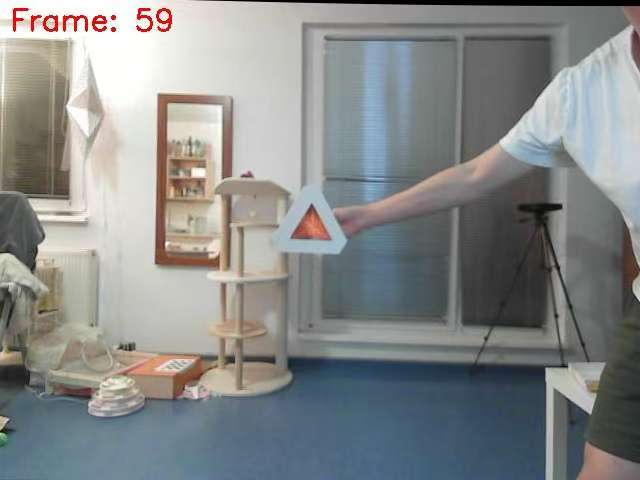
#> input picture dataset/image/frame_59.jpg, 640 x 480 px, found by its file name
$ python pixel_point_selector.py
#> lines starting #> are read from the running program, lines starting #| are printed output that depends on the picture
#> in main, img is the input picture: shape (480, 640, 3); mean B, G, R 137.8, 137.9, 135.1
import os
import cv2
import pandas as pd
import numpy as np
import signal
import sys

# Initialize global variables
a = []
b = []
scale = 1.0
offset_x = 0
offset_y = 0
drag_start = None
img_scaled = None
last_scale = scale
win_name = "image"
window_width = 800
window_height = 600
limit_points = True  # Option to limit points selection to 3
max_points = 3  # Maximum points to select if limit_points is True
saved = False  # Flag to track if coordinates and center have been saved


# [45 lines left out: function point, not called in this run]


def redraw_image():
    global img, img_scaled, scale, offset_x, offset_y, last_scale, limit_points

    if img_scaled is None or scale != last_scale:
        height, width = img.shape[:2]
#> height = 480; width = 640
        new_dim = (int(width * scale), int(height * scale))
#> new_dim = (640, 480)
        img_scaled = cv2.resize(img, new_dim, interpolation=cv2.INTER_LINEAR)
        last_scale = scale

    img_display = np.zeros((window_height, window_width, 3), dtype=np.uint8)

    x_center = img_scaled.shape[1] // 2
#> x_center = 320
    y_center = img_scaled.shape[0] // 2
#> y_center = 240
    x_start = int(window_width // 2 - x_center + offset_x)
#> x_start = 80
    y_start = int(window_height // 2 - y_center + offset_y)
#> y_start = 60

    x_end = x_start + img_scaled.shape[1]
#> x_end = 720
    y_end = y_start + img_scaled.shape[0]
#> y_end = 540

    src_x_start = max(0, -x_start)
#> src_x_start = 0
    src_y_start = max(0, -y_start)
#> src_y_start = 0
    src_x_end = min(img_scaled.shape[1], window_width - x_start)
#> src_x_end = 640
    src_y_end = min(img_scaled.shape[0], window_height - y_start)
#> src_y_end = 480

    dest_x_start = max(0, x_start)
#> dest_x_start = 80
    dest_y_start = max(0, y_start)
    dest_x_end = min(window_width, x_start + img_scaled.shape[1])
    dest_y_end = min(window_height, y_start + img_scaled.shape[0])

    if src_x_start < src_x_end and src_y_start < src_y_end:
        img_display[dest_y_start:dest_y_end, dest_x_start:dest_x_end] = img_scaled[
            src_y_start:src_y_end, src_x_start:src_x_end
        ]
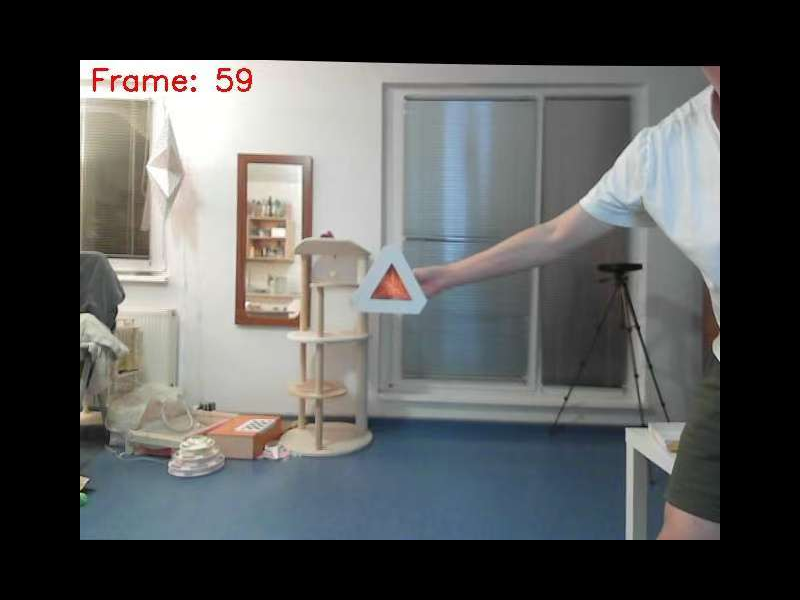
#> img_display: shape (600, 800, 3); mean B, G, R 88.2, 88.3, 86.5

    for i in range(len(a)):
        x_display = int(
            (a[i] - (img.shape[1] // 2)) * scale + window_width // 2 + offset_x
        )
        y_display = int(
            (b[i] - (img.shape[0] // 2)) * scale + window_height // 2 + offset_y
        )
        if (
            0 <= x_display < img_display.shape[1]
            and 0 <= y_display < img_display.shape[0]
        ):
            xy = f"{a[i]},{b[i]}"
            cv2.circle(
                img_display, (x_display, y_display), 5, (0, 0, 255), thickness=-1
            )
            cv2.putText(
                img_display,
                xy,
                (x_display, y_display),
                cv2.FONT_HERSHEY_PLAIN,
                2.0,
                (255, 0, 0),
                thickness=2,
            )

    if limit_points and len(a) == 3:
        # Calculate and draw the incenter
        center_x, center_y = calculate_incenter(a, b)
        center_x_display = int(
            (center_x - (img.shape[1] // 2)) * scale + window_width // 2 + offset_x
        )
        center_y_display = int(
            (center_y - (img.shape[0] // 2)) * scale + window_height // 2 + offset_y
        )
        if (
            0 <= center_x_display < img_display.shape[1]
            and 0 <= center_y_display < img_display.shape[0]
        ):
            cv2.circle(
                img_display,
                (center_x_display, center_y_display),
                5,
                (0, 255, 0),
                thickness=-1,
            )
            cv2.putText(
                img_display,
                f"Incenter: ({int(center_x)},{int(center_y)})",
                (center_x_display, center_y_display),
                cv2.FONT_HERSHEY_PLAIN,
                2.0,
                (255, 0, 0),
                thickness=2,
            )

    cv2.imshow(win_name, img_display)


def calculate_incenter(x, y):
    """Calculate the incenter of the triangle."""

    def distance(p1, p2):
        return np.sqrt((p1[0] - p2[0]) ** 2 + (p1[1] - p2[1]) ** 2)

    # Calculate the lengths of the sides of the triangle
    A = distance((x[1], y[1]), (x[2], y[2]))
    B = distance((x[0], y[0]), (x[2], y[2]))
    C = distance((x[0], y[0]), (x[1], y[1]))

    # Calculate the incenter
    P = A + B + C
    x_incenter = (A * x[0] + B * x[1] + C * x[2]) / P
    y_incenter = (A * y[0] + B * y[1] + C * y[2]) / P

    return int(round(x_incenter)), int(round(y_incenter))


def save_coordinates_and_center():
    global img_path, output_dir
    df = pd.DataFrame(
        {
            "Type": ["Point"] * len(a) + ["Incenter"],
            "X": [a[i] for i in range(len(a))] + [calculate_incenter(a, b)[0]],
            "Y": [b[i] for i in range(len(b))] + [calculate_incenter(a, b)[1]],
        }
    )

    os.makedirs(output_dir, exist_ok=True)

    image_name = os.path.splitext(os.path.basename(img_path))[0]
    csv_path = os.path.join(output_dir, f"{image_name}.csv")

    df.to_csv(csv_path, index=False)

    print(f"Coordinates and incenter saved to {csv_path}")


# [4 lines left out: function signal_handler, not called in this run]


def main():
    global img, img_path, limit_points, output_dir, saved

    signal.signal(signal.SIGINT, signal_handler)

    # Set the limit_points flag here
    limit_points = True  # Set to True to limit points to 3, False for no limit
    # limit_points = False  # Set to True to limit points to 3, False for no limit

    # Set input and output paths
    img_path = r"C:\Users\10137\Desktop\3DRadar_Moncular_Calibration\dataset\image\frame_59.jpg"
    output_dir = (
        r"C:\Users\10137\Desktop\3DRadar_Moncular_Calibration\dataset\image\csv"
    )

    # Load image
    img = cv2.imread(img_path)
    if img is None:
        print("Error loading image.")
        return

    # Set up window
    cv2.namedWindow(win_name, cv2.WINDOW_NORMAL)
    cv2.resizeWindow(win_name, window_width, window_height)

    # Initialize display
    redraw_image()

    # Set up mouse callback
    cv2.setMouseCallback(win_name, point)

    # Main loop
    while True:
        key = cv2.waitKey(1)
#> (key Esc is pressed here)
        if key == 27:  # ESC key
            break

        # Check if window was closed
        if cv2.getWindowProperty(win_name, cv2.WND_PROP_VISIBLE) < 1:
            break

    # Ensure the last state is saved and displayed
    if not saved:
        save_coordinates_and_center()

    cv2.destroyAllWindows()


if __name__ == "__main__":
#> (the run stopped early here; a loop or call above may not have finished)
